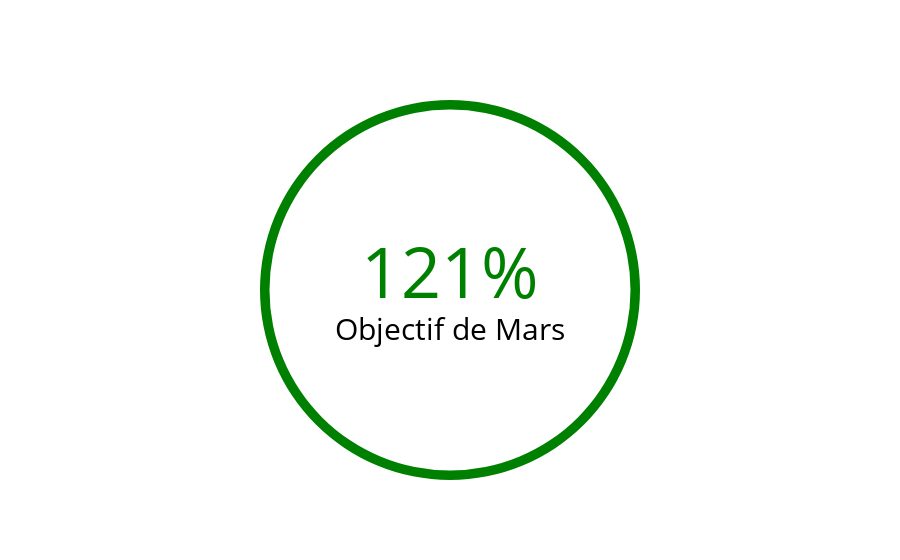

The notebook cell saved with this chart:
### Markdown cell above
### Progress bar

### Code cell
rest = 1 - progress if 1 - progress > 0 else 0
progress_color = 'green' if progress > 1 else 'red' 
values = [progress, rest]
colors = [progress_color, 'white']

# Use `hole` to create a donut-like pie chart
fig = go.Figure(
    go.Pie(
        values = values, 
        hole = .95, 
        marker_colors = colors
    )
)
fig.update_layout(
    showlegend = False,
    hovermode = False,
)
fig.update_traces(textinfo='none')
fig.update_layout(
    annotations = [
        dict(
            x=0.5,
            y=0.40,
            text="Objectif de Mars",
            showarrow=False,
            font=dict(
                size=30,
                color="#000000"
            )
        ),
        dict(
            x=0.5,
            y=0.55,
            text='{}%'.format(int(progress*100)),
            showarrow=False,
            font=dict(
                size=70,
                color=progress_color
            )
        )
    ]
)

### Figure 1 — Plotly figure (JSON) as saved in the notebook; plotly's stock layout.template omitted (floating-point values rounded to 4 significant figures)
{"data": [{"hole": 0.95, "marker": {"colors": ["green", "white"]}, "textinfo": "none", "type": "pie", "values": [1.219, 0]}], "layout": {"annotations": [{"font": {"color": "#000000", "size": 30}, "showarrow": false, "text": "Objectif de Mars", "x": 0.5, "y": 0.4}, {"font": {"color": "green", "size": 70}, "showarrow": false, "text": "121%", "x": 0.5, "y": 0.55}], "hovermode": false, "showlegend": false}}
